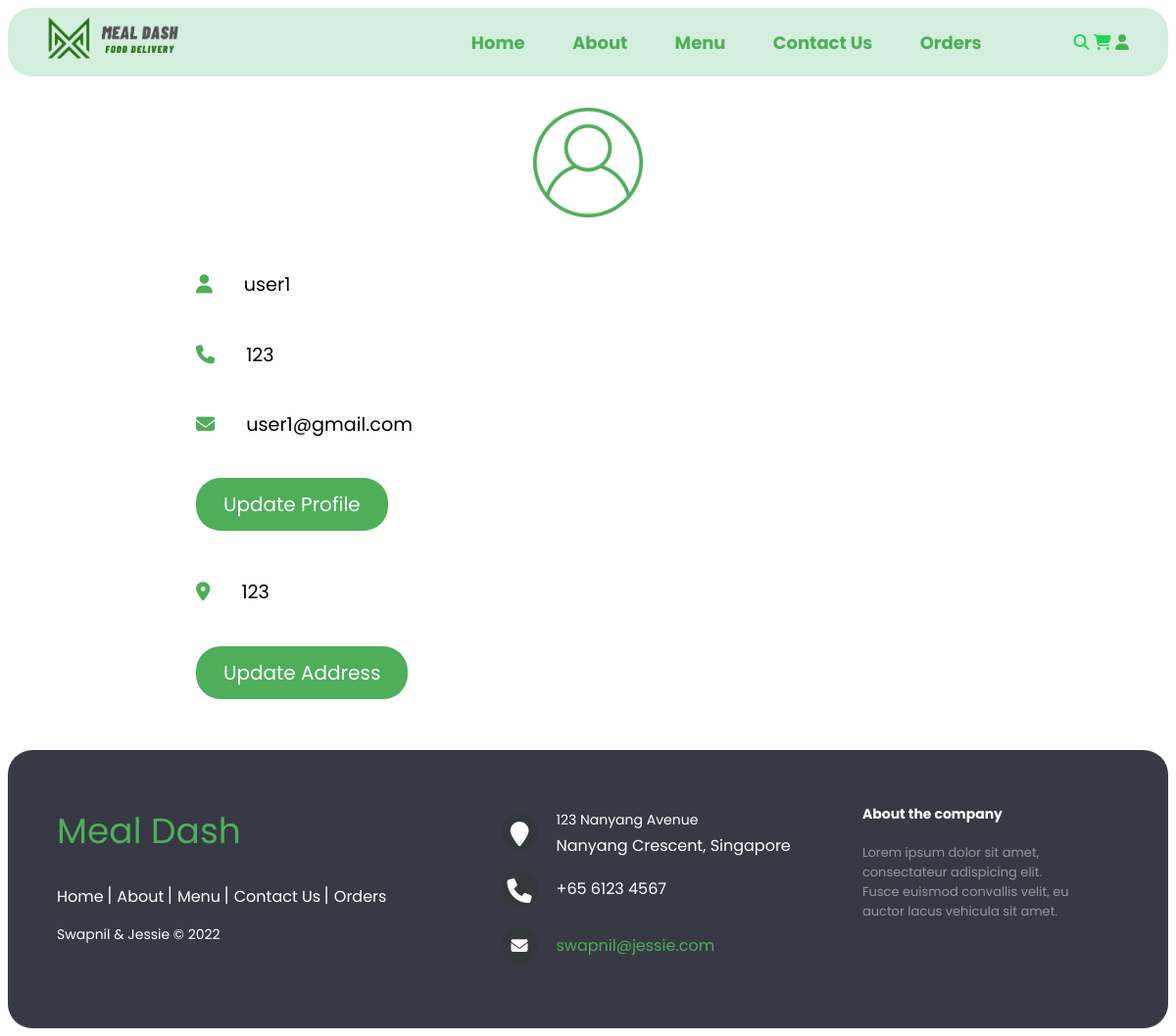
The app's page /profile.php (signed in) with its own data.
### tables this page shows
CREATE TABLE users (
  id INT(100) UNSIGNED NOT NULL AUTO_INCREMENT PRIMARY KEY,
  name varchar(20) NOT NULL,
  email varchar(50) NOT NULL,
  number varchar(10) NOT NULL,
  password varchar(50) NOT NULL,
  address varchar(500) NOT NULL
);

### profile.php (the view, shortened to what this page needs)
<?php
include 'components/connect.php';
?>
<!DOCTYPE html>
<html lang="en">
<head>
   <link rel="stylesheet" href="https://cdnjs.cloudflare.com/ajax/libs/font-awesome/6.1.1/css/all.min.css">
   <link rel="stylesheet" href="css/stylesheet.css">
</head>
<body>
<?php include 'components/nav_header.php'; ?>
<section class="user-details">
   <div class="user">
      <img src="images/user-icon.png" alt="">
      <p><i class="fas fa-user"></i><span><span><?= $fetch_profile['name']; ?></span></span></p>
      <p><i class="fas fa-phone"></i><span><?= $fetch_profile['number']; ?></span></p>
      <p><i class="fas fa-envelope"></i><span><?= $fetch_profile['email']; ?></span></p>
      <a href="update_profile.php" class="btn">Update Profile</a>
      <p class="address"><i class="fas fa-map-marker-alt"></i><span><?php if($fetch_profile['address'] == ''){echo 'Please enter your address';}else{echo $fetch_profile['address'];} ?></span></p>
      <a href="update_address.php" class="btn">Update Address</a>
   </div>
</section>
<?php include 'components/footer.php'; ?>
</body>
</html>

### css/stylesheet.css (style rules this page uses)
* { font-family: 'Poppins', sans-serif; }
.user-details .user { max-width: 50rem; margin:0 auto; border:black; padding:2rem; }
.user-details .user img { width: 100%; height: 7rem; object-fit: contain; margin-bottom: 1rem; filter: invert(57%) sepia(23%) saturate(922%) hue-rotate(76deg) brightness(97%) contrast(95%); }
.user-details .user p { padding:1rem 0; line-height: 1; font-size: 1.2rem; }
.user-details .user p span { color:black; }
.user-details .user p i { margin-right: 2rem; color:#50AD5A; }
.user-details .user .address { margin-top: 1rem; }
.user-details .user .btn { margin-top: 10px; margin-bottom: 20px; display: inline-block; font-size: 20px; padding: 12px 28px; cursor: pointer; text-transform: capitalize; background-color: #4FAE5A; color: white; text-decoration: underline solid transparent; transition: 0.2s linear; border-radius: 25px; }

### records on screen
users: name "user1", number "123", email "user1@gmail.com", address "123"
